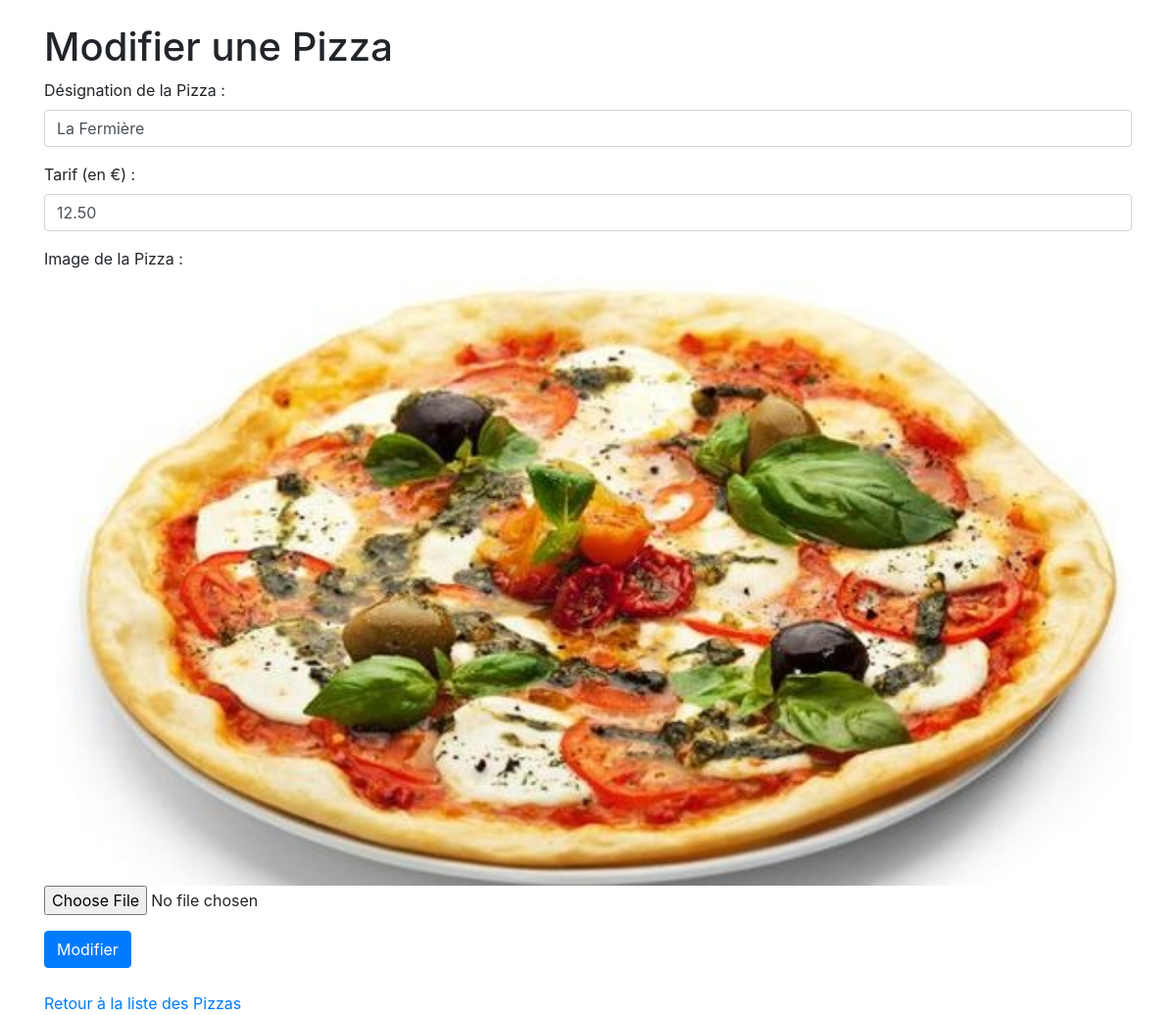
Screenshot of /edit_pizza.php?id=4 with the database file from the repository.
### tables this page shows
CREATE TABLE `pizza` (
  `NROPIZZ` int(11) NOT NULL,
  `DESIGNPIZZ` char(20) DEFAULT NULL,
  `TARIFPIZZ` decimal(5,2) DEFAULT NULL,
  `IMAGEPIZZ` varchar(255) DEFAULT NULL
);

### edit_pizza.php (the view, shortened to what this page needs)
<?php
include_once ('db.php');
?>
<!DOCTYPE html>
<html lang="en">
<head>
    <link href="https://stackpath.bootstrapcdn.com/bootstrap/4.5.2/css/bootstrap.min.css" rel="stylesheet">
    <link rel="stylesheet" href="./css/style.css">
</head>
<body>
<div class="container">
    <h1 class="mt-4">Modifier une Pizza</h1>
    <?php
    if(isset($_GET["id"])) {
        $id = $_GET["id"];
        $result = $conn->query("SELECT * FROM pizza WHERE NROPIZZ = $id");
        if ($result->num_rows == 1) {
            $row = $result->fetch_assoc();
        } else {
            echo "Aucune pizza trouvée avec cet ID.";
        }
    } else {
        echo "ID de la pizza non spécifié.";
    }
    ?>
    <form method="post" action="<?php echo isset($id) ? htmlspecialchars($_SERVER["PHP_SELF"] . "?id=" . $id) : htmlspecialchars($_SERVER["PHP_SELF"]); ?>" enctype="multipart/form-data">
        <div class="form-group">
            <label for="design">Désignation de la Pizza :</label>
            <input type="text" class="form-control" id="design" name="design" value="<?php echo $row["DESIGNPIZZ"]; ?>" required>
        </div>
        <div class="form-group">
            <label for="tarif">Tarif (en €) :</label>
            <input type="text" class="form-control" id="tarif" name="tarif" value="<?php echo $row["TARIFPIZZ"]; ?>" required>
        </div>
        <div class="form-group">
            <label for="image">Image de la Pizza :</label>
            <?php if (isset($row['IMAGEPIZZ'])): ?>
                <img src="<?php echo $row['IMAGEPIZZ']; ?>" alt="Image de la Pizza" class="img">
            <?php endif; ?>
            <input type="file" class="form-control-file" id="image" name="image">
        </div>
        <button type="submit" class="btn btn-primary" name="<?php echo isset($_GET["action"]) && $_GET["action"] == "add" ? "add_pizza" : (isset($_GET["action"]) && $_GET["action"] == "delete" ? "delete_pizza" : "edit_pizza"); ?>">
            <?php echo isset($_GET["action"]) && $_GET["action"] == "add" ? "Ajouter" : (isset($_GET["action"]) && $_GET["action"] == "delete" ? "Supprimer" : "Modifier"); ?>
        </button>
    </form>
    <br>
    <a href="index.php">Retour à la liste des Pizzas</a>
</div>
</body>
</html>

### css/style.css (style rules this page uses)
img { width: 100%; height: 100%; }

### rows the page displays
pizza: design "La Fermière", tarif "12.50", IMAGEPIZZ (picture)
